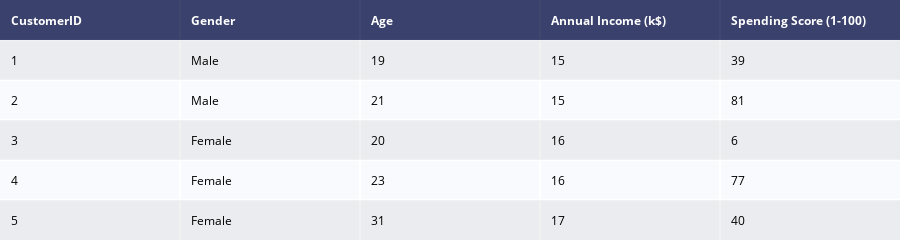

Notebook cell for this chart:
### Markdown cell above
*READING DATASET*

### Code cell
data = pd.read_csv('Mall_Customers.csv')

dat = ff.create_table(data.head())

py.iplot(dat)

### Figure 1 — Plotly figure (JSON) as saved in the notebook; plotly's stock layout.template omitted (floating-point values rounded to 4 significant figures)
{"data": [{"colorscale": [[0, "#00083e"], [0.5, "#ededee"], [1, "#ffffff"]], "hoverinfo": "none", "opacity": 0.75, "showscale": false, "type": "heatmap", "z": [[0, 0, 0, 0, 0], [0.5, 0.5, 0.5, 0.5, 0.5], [1, 1, 1, 1, 1], [0.5, 0.5, 0.5, 0.5, 0.5], [1, 1, 1, 1, 1], [0.5, 0.5, 0.5, 0.5, 0.5]]}], "layout": {"annotations": [{"align": "left", "font": {"color": "#ffffff"}, "showarrow": false, "text": "<b>CustomerID</b>", "x": -0.45, "xanchor": "left", "xref": "x", "y": 0, "yref": "y"}, {"align": "left", "font": {"color": "#ffffff"}, "showarrow": false, "text": "<b>Gender</b>", "x": 0.55, "xanchor": "left", "xref": "x", "y": 0, "yref": "y"}, {"align": "left", "font": {"color": "#ffffff"}, "showarrow": false, "text": "<b>Age</b>", "x": 1.55, "xanchor": "left", "xref": "x", "y": 0, "yref": "y"}, {"align": "left", "font": {"color": "#ffffff"}, "showarrow": false, "text": "<b>Annual Income (k$)</b>", "x": 2.55, "xanchor": "left", "xref": "x", "y": 0, "yref": "y"}, {"align": "left", "font": {"color": "#ffffff"}, "showarrow": false, "text": "<b>Spending Score (1-100)</b>", "x": 3.55, "xanchor": "left", "xref": "x", "y": 0, "yref": "y"}, {"align": "left", "font": {"color": "#000000"}, "showarrow": false, "text": "1", "x": -0.45, "xanchor": "left", "xref": "x", "y": 1, "yref": "y"}, {"align": "left", "font": {"color": "#000000"}, "showarrow": false, "text": "Male", "x": 0.55, "xanchor": "left", "xref": "x", "y": 1, "yref": "y"}, {"align": "left", "font": {"color": "#000000"}, "showarrow": false, "text": "19", "x": 1.55, "xanchor": "left", "xref": "x", "y": 1, "yref": "y"}, {"align": "left", "font": {"color": "#000000"}, "showarrow": false, "text": "15", "x": 2.55, "xanchor": "left", "xref": "x", "y": 1, "yref": "y"}, {"align": "left", "font": {"color": "#000000"}, "showarrow": false, "text": "39", "x": 3.55, "xanchor": "left", "xref": "x", "y": 1, "yref": "y"}, {"align": "left", "font": {"color": "#000000"}, "showarrow": false, "text": "2", "x": -0.45, "xanchor": "left", "xref": "x", "y": 2, "yref": "y"}, {"align": "left", "font": {"color": "#000000"}, "showarrow": false, "text": "Male", "x": 0.55, "xanchor": "left", "xref": "x", "y": 2, "yref": "y"}, {"align": "left", "font": {"color": "#000000"}, "showarrow": false, "text": "21", "x": 1.55, "xanchor": "left", "xref": "x", "y": 2, "yref": "y"}, {"align": "left", "font": {"color": "#000000"}, "showarrow": false, "text": "15", "x": 2.55, "xanchor": "left", "xref": "x", "y": 2, "yref": "y"}, {"align": "left", "font": {"color": "#000000"}, "showarrow": false, "text": "81", "x": 3.55, "xanchor": "left", "xref": "x", "y": 2, "yref": "y"}, {"align": "left", "font": {"color": "#000000"}, "showarrow": false, "text": "3", "x": -0.45, "xanchor": "left", "xref": "x", "y": 3, "yref": "y"}, {"align": "left", "font": {"color": "#000000"}, "showarrow": false, "text": "Female", "x": 0.55, "xanchor": "left", "xref": "x", "y": 3, "yref": "y"}, {"align": "left", "font": {"color": "#000000"}, "showarrow": false, "text": "20", "x": 1.55, "xanchor": "left", "xref": "x", "y": 3, "yref": "y"}, {"align": "left", "font": {"color": "#000000"}, "showarrow": false, "text": "16", "x": 2.55, "xanchor": "left", "xref": "x", "y": 3, "yref": "y"}, {"align": "left", "font": {"color": "#000000"}, "showarrow": false, "text": "6", "x": 3.55, "xanchor": "left", "xref": "x", "y": 3, "yref": "y"}, {"align": "left", "font": {"color": "#000000"}, "showarrow": false, "text": "4", "x": -0.45, "xanchor": "left", "xref": "x", "y": 4, "yref": "y"}, {"align": "left", "font": {"color": "#000000"}, "showarrow": false, "text": "Female", "x": 0.55, "xanchor": "left", "xref": "x", "y": 4, "yref": "y"}, {"align": "left", "font": {"color": "#000000"}, "showarrow": false, "text": "23", "x": 1.55, "xanchor": "left", "xref": "x", "y": 4, "yref": "y"}, {"align": "left", "font": {"color": "#000000"}, "showarrow": false, "text": "16", "x": 2.55, "xanchor": "left", "xref": "x", "y": 4, "yref": "y"}, {"align": "left", "font": {"color": "#000000"}, "showarrow": false, "text": "77", "x": 3.55, "xanchor": "left", "xref": "x", "y": 4, "yref": "y"}, {"align": "left", "font": {"color": "#000000"}, "showarrow": false, "text": "5", "x": -0.45, "xanchor": "left", "xref": "x", "y": 5, "yref": "y"}, {"align": "left", "font": {"color": "#000000"}, "showarrow": false, "text": "Female", "x": 0.55, "xanchor": "left", "xref": "x", "y": 5, "yref": "y"}, {"align": "left", "font": {"color": "#000000"}, "showarrow": false, "text": "31", "x": 1.55, "xanchor": "left", "xref": "x", "y": 5, "yref": "y"}, {"align": "left", "font": {"color": "#000000"}, "showarrow": false, "text": "17", "x": 2.55, "xanchor": "left", "xref": "x", "y": 5, "yref": "y"}, {"align": "left", "font": {"color": "#000000"}, "showarrow": false, "text": "40", "x": 3.55, "xanchor": "left", "xref": "x", "y": 5, "yref": "y"}], "height": 230, "margin": {"b": 0, "l": 0, "r": 0, "t": 0}, "xaxis": {"dtick": 1, "gridwidth": 2, "showticklabels": false, "tick0": -0.5, "ticks": "", "zeroline": false}, "yaxis": {"autorange": "reversed", "dtick": 1, "gridwidth": 2, "showticklabels": false, "tick0": 0.5, "ticks": "", "zeroline": false}}}
